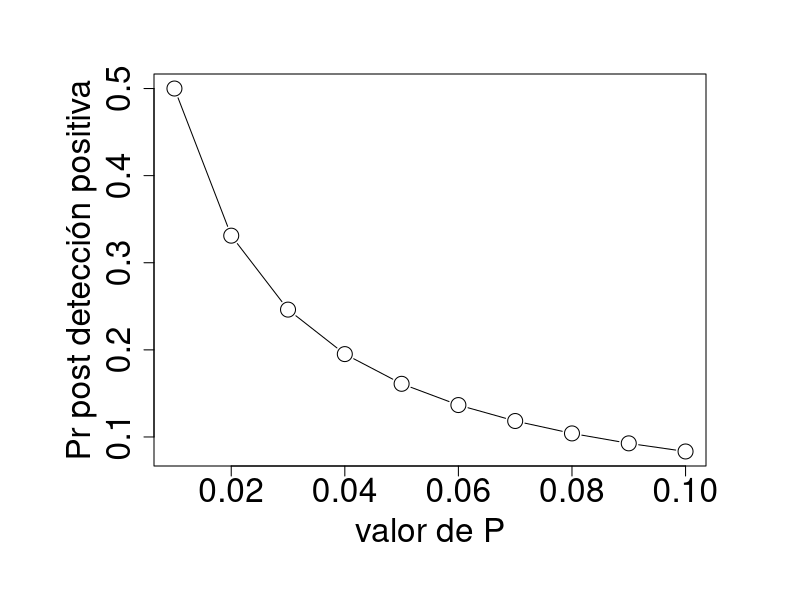
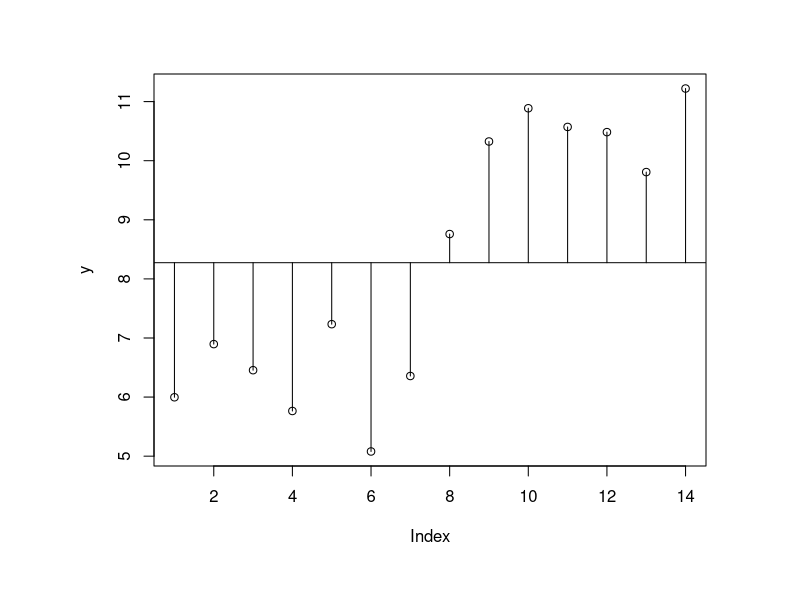
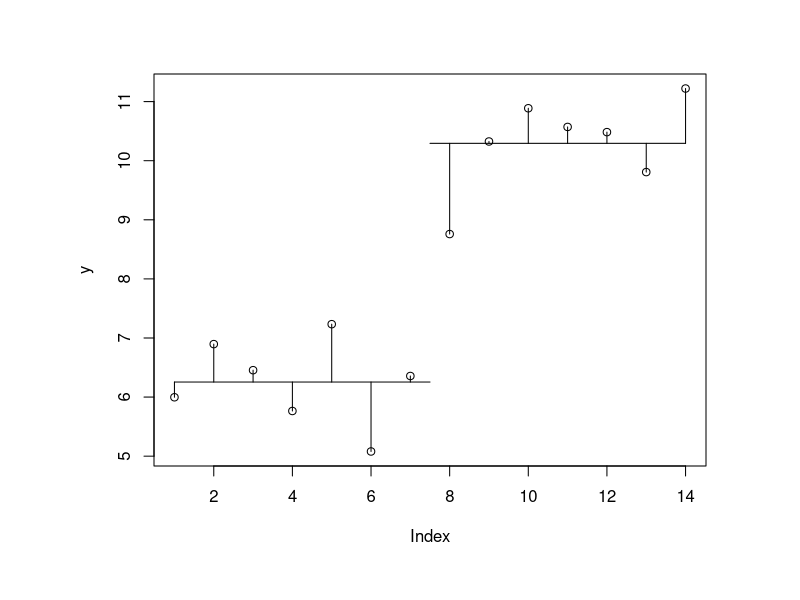
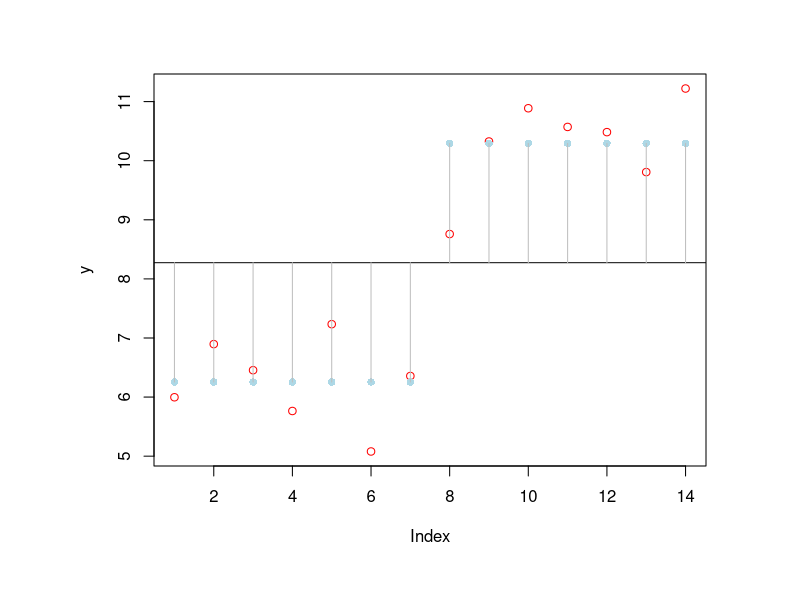

The R script that drew these images, in order:
## ---- chunk 1
Pr_positivo_vampiro <- 0.95 
Pr_positivo_Mortal <- 0.01 
Pr_vampiro <- 0.001 
## ---- chunk 2
Pr_positivo <- Pr_positivo_vampiro * Pr_vampiro + Pr_positivo_Mortal * (1 - Pr_vampiro) 

Pr_vampiro_positivo <- (Pr_positivo_vampiro * Pr_vampiro) / Pr_positivo

round(Pr_vampiro_positivo, 3)
## ---- chunk 3
Pr_posterior_hallazgo_verdadero <- (0.95 * 0.01) / ((0.95 * 0.01) + (0.05 * (1-0.01)))
Pr_posterior_hallazgo_verdadero
## ---- chunk 4
ciencia <- function (pr_pos_verdadero = 0.95, pr_verdadero = 0.01)
{
    pr_falso <- 1 - pr_verdadero
    pr_pos_falso <- 1 - pr_pos_verdadero

    pr_verdadero_pos <- pr_pos_verdadero * pr_verdadero / (pr_pos_verdadero * pr_verdadero + pr_pos_falso*pr_falso)

    return(pr_verdadero_pos)
}
## ---- chunk 5
# Elegimos una serie de valores de interés
valores_de_interés <- seq(0.9, 0.99, 0.01)

# Creamos un espacio de memoria vacío para anotar ahí los cálculos
resultados <- data.frame(numeric(0), numeric(0))
for (pr in valores_de_interés) 
    resultados <- rbind(resultados, c(pr, ciencia(pr, 0.01)))

names(resultados) <- c("p_error", "p_post")
## ---- chunk 6
# Área de graficación. mar() para el margen. oma() alrededor del margen.
par(oma=c(2,3,1,2)) # abajo=2, izq=3, arriba=1, der=2
par(mar=c(4,4,2,2) + 0.7)

# Tamaño de la gráfica
options(repr.plot.width = 15, repr.plot.height = 5)

# Gráfica
plot(x = 1 - resultados$p_error, y = resultados$p_post,
     type = "b", xlab = "valor de P", ylab = "Pr post detección positiva", cex = 2, 
     cex.axis  = 2, cex.lab = 2)
## ---- chunk 7
pf(198.50, 1, 2, lower.tail=F)
pt(sqrt(198.50), 2, lower.tail = F)*2
## ---- chunk 8
anova.data <- data.frame(y=c(rnorm(7, 5.4, 1), rnorm(7, 10.8, 1)))
anova.data$f <- factor(rep(c("a", "b"), each = 7))  

## ---- chunk 9
attach(anova.data)
## ---- chunk 10
plot(y)
abline(mean(y), 0)
for (i in 1:length(y)) lines (c(i,i), c(mean(y), y[i]))
## ---- chunk 11
dist_med_y <- sum(abs(y - mean(y)))
dist_med_y
## ---- chunk 12
means <- tapply(y, f, mean)
means
## ---- chunk 13
plot(y)
lines(c(1, 7.5), c(means[1], means[1]))
lines(c(7.5, 14), c(means[2], means[2]))
for (i in 1:7 ) lines (c(i,i), c(means[1], y[i]))
for (i in 8:14) lines (c(i,i), c(means[2], y[i]))
## ---- chunk 14
dist_med_s <- sum(m1=sum(abs(y[1:7] - means[1])), m2=sum(abs(y[7:14] - means[2])))
dist_med_s
## ---- chunk 15
suma_trazos_vert_2 <- means[1] - y
## ---- chunk 16
modelo <- lm(y ~ f) # ¿qué estoy haciendo aquí?
plot (y, col = "red")
abline (mean(y), 0)
points(predict(modelo), pch = 16, col = "lightblue")
for (i in 1:14) lines(c(i, i), c(mean(y), predict(modelo)[i]), col = "gray")
## ---- chunk 17
detach(anova.data)
